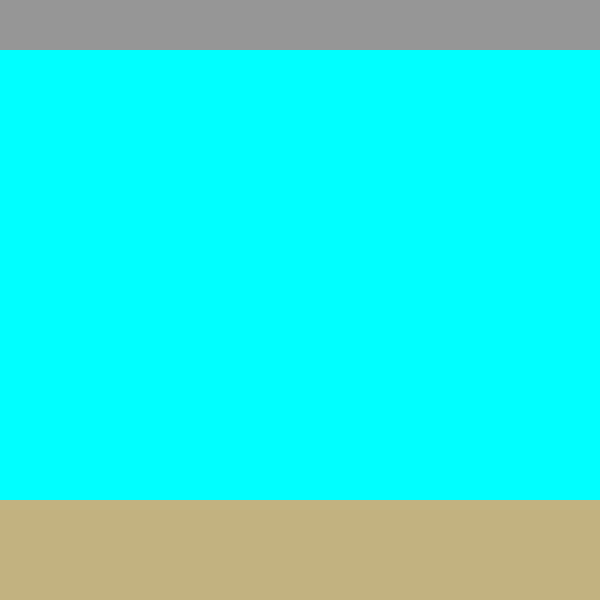
Frame 1 (no input)
Frame 60 (the mouse pressed at the canvas centre just before this capture): identical to frame 1, image omitted
Frame 120 (the mouse held since frame 60 and released just before this capture): identical to frame 1, image omitted

The Processing sketch that drew this single still picture (run headless with seeded random() and noise(); from frame 60 on, the mouse is pressed at the canvas centre):

// Processing sketch: w06_fish
// ── w06_fish.pde
Tank t;
int tankX = 0;
int tankY = 50;
int floorH = 100;
int tankW;
int tankH;
ArrayList<Animal> animals;


void setup() {
  size(600, 600);
  tankW = width;
  tankH = height - 50;
  t = new Tank(tankX, tankY, tankW, tankH, floorH);
  t.display();
}//setup


void draw() {
  background(150);
  t.moveAnimals();
  t.display();
}

void mouseClicked() {
  t.addAnimal();
}

// ── Animal.pde
class Animal{
  int fishx;
  int fishy;
  int fishw;
  int fishl;
  int fishvx;
  int fishvy;
  
  Animal(int x, int y, int w, int h){
    fishx = x;
    fishy = y;
    fishw = w/15;
    fishl = h/25;
    fishvx = int(pow(-1, int(random(2))));
    fishvy = int(pow(-1, int(random(2))));
  }
  
  void display(){
    fill(255, 0, 255);
    rect(fishx, fishy, fishw, fishl);
  }
  
  void move(){
    fishx += fishvx;
    fishy += fishvy; 
  }
  
  void bounce(){
    if((fishx + fishw/2) > width || fishx - fishw/2 < tankX){
      fishvx *= -1;
    }
    if((fishy + fishl/2) > height || fishy - fishl/2 < tankY){
      fishvy *= -1;
    }
  }
}

// ── Crab.pde
class Crab extends Animal{
  
  Crab(){
    super(mouseX, mouseY, tankW, tankH);
  }
  
  void display(){
    fill(255, 0, 0);
    ellipse(fishx, fishy, fishw, fishl);
  }
  
  void bounce(){
    if((fishy + fishl/2) > height || fishy - fishl/2 < height - floorH){
      fishvy *= -1;
    }
    if((fishx + fishw/2) > width || fishx - fishw/2 < tankX){
      fishvx *= -1;
    }
    for(int i = 0; i < animals.size(); i++) {
      Animal ani = animals.get(i);
      if(dist(this.fishx, this.fishy, ani.fishx, ani.fishy) < 20 && this.fishx != ani.fishx && this.fishy != ani.fishy){
        fishvy *= -1;
        fishvx *= -1;
      }
    }
  }
}

// ── Goldfish.pde
class Goldfish extends Animal{
  
  Goldfish(){
    super(mouseX, mouseY, tankW, tankH);
  }
  
  void display(){
    fill(255, 165, 0);
    ellipse(fishx, fishy, fishw, fishl);
  }
  
  void bounce(){
    super.bounce();
    if((fishy + fishl/2) > height - floorH){
      fishvy *= -1;
    }
  }  
}

// ── Tank.pde
class Tank{
  boolean canSpawnCrab = true;
  
  Tank(int x, int y, int w, int h, int fh){
    tankX = x;
    tankY = y;
    tankW = w;
    tankH = h;
    floorH = fh;
    animals = new ArrayList<Animal>();
  }
  
  void display(){
    noStroke();
    fill(#00FFFF);
    rect(tankX, tankY, tankW, tankH);
    fill(#C2B280);
    rect(tankX, height - floorH, tankW, height);
    for (int i = 0; i < animals.size(); i++) {
      Animal ani = animals.get(i);
      ani.display();
    }
  }
  
  void addAnimal(){
    if(mouseY > height - floorH){
      for(int i = 0; i < animals.size(); i++) {
        Animal ani = animals.get(i);
        if(dist(mouseX, mouseY, ani.fishx, ani.fishy) < 20){
          canSpawnCrab = false;
        }
      }
      if(canSpawnCrab){
         animals.add(new Crab());
      }
      canSpawnCrab = true;
    }
    if(mouseY < height - floorH && mouseY > tankY){
      animals.add(new Goldfish());
    }
  }
  
  void moveAnimals(){
    for (int i = 0; i < animals.size(); i++) {
      Animal ani = animals.get(i);
      ani.move();
      ani.bounce();
    }
  }
}
